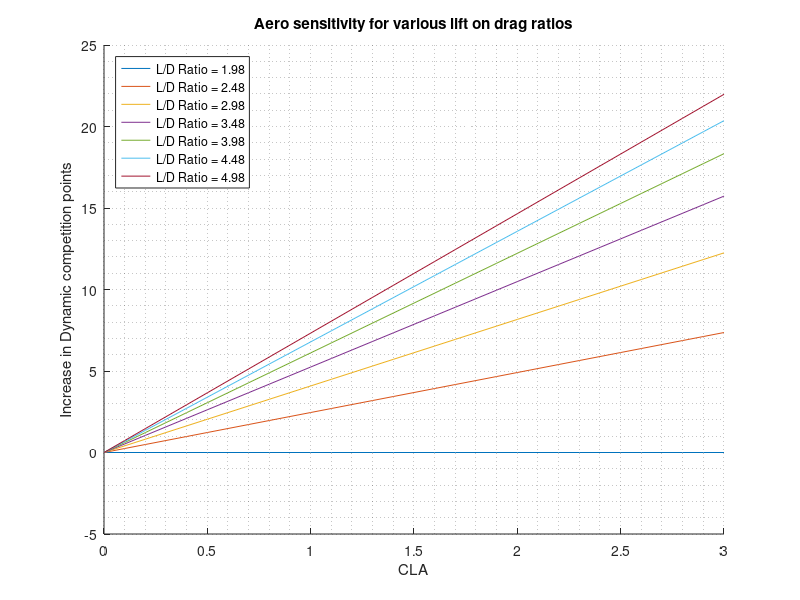
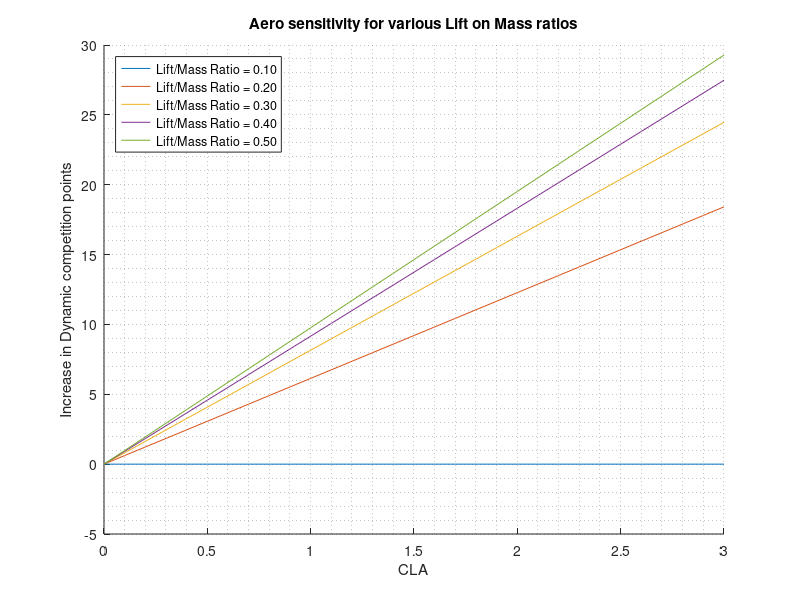
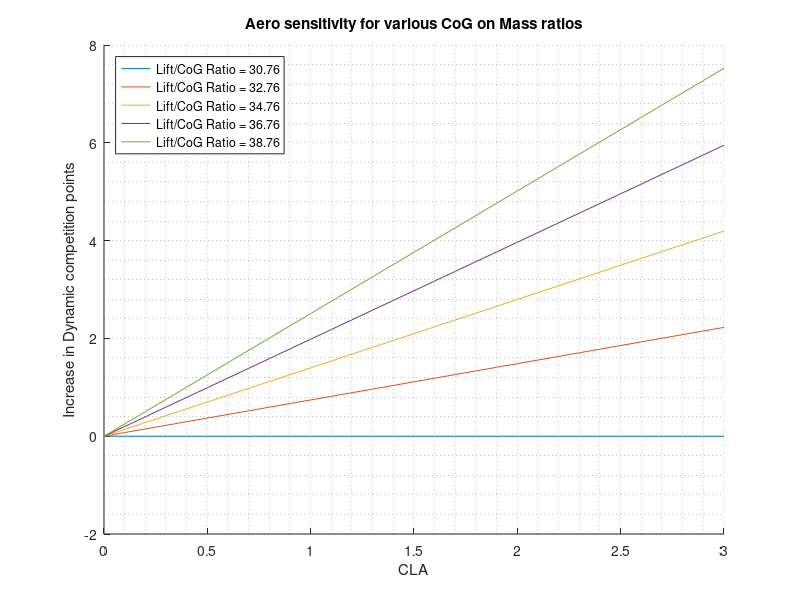

Source code (MATLAB) for these figures, in order:
% Aero Sensitivity Graphs
CLA_sens_c = 10*1.215;
CDA_sens_c = 10*2.401;
Mass_sens_c = 1.19;
COG_sens_c = 100*3.737;

startCLA = 3.62;
startCDA = 1.34;
startMass = 30;

CLA = 0:0.1:3; % Iterate Over

%% L/D Ratio
L_D_Ratio_base = CDA_sens_c/CLA_sens_c;
L_D_Ratio = L_D_Ratio_base:0.5:5;

figure
hold on
for i = 1:length(L_D_Ratio)
    pts = (CLA)*CLA_sens_c-CDA_sens_c*(CLA)/L_D_Ratio(i);
    str = sprintf('L/D Ratio = %.2f',L_D_Ratio(i));
    plot(CLA,pts,'DisplayName',str)
end
% legend('show')
xlabel('CLA')
ylabel('Increase in Dynamic competition points')
legend('show')
legend('Location','northwest')
grid minor 
title('Aero sensitivity for various lift on drag ratios')

%% Mass
mass_ratio_base = Mass_sens_c/CLA_sens_c;
mass_ratio = mass_ratio_base:0.1:0.5;

figure
hold on
for i = 1:length(mass_ratio)
    pts = (CLA)*CLA_sens_c-Mass_sens_c*(CLA)/mass_ratio(i);
    str = sprintf('Lift/Mass Ratio = %.2f',mass_ratio(i));
    plot(CLA,pts,'DisplayName',str)
end
% legend('show')
xlabel('CLA')
ylabel('Increase in Dynamic competition points')
legend('show')
legend('Location','northwest')
grid minor 
title('Aero sensitivity for various Lift on Mass ratios')

%% CoG
COG_ratio_base = COG_sens_c/CLA_sens_c;
COG_ratio = COG_ratio_base:2:40;

figure
hold on
for i = 1:length(COG_ratio)
    pts = (CLA)*CLA_sens_c-COG_sens_c*(CLA)/COG_ratio(i);
    str = sprintf('Lift/CoG Ratio = %.2f',COG_ratio(i));
    plot(CLA,pts,'DisplayName',str)
end
% legend('show')
xlabel('CLA')
ylabel('Increase in Dynamic competition points')
legend('show')
legend('Location','northwest')
grid minor 
title('Aero sensitivity for various CoG on Mass ratios')